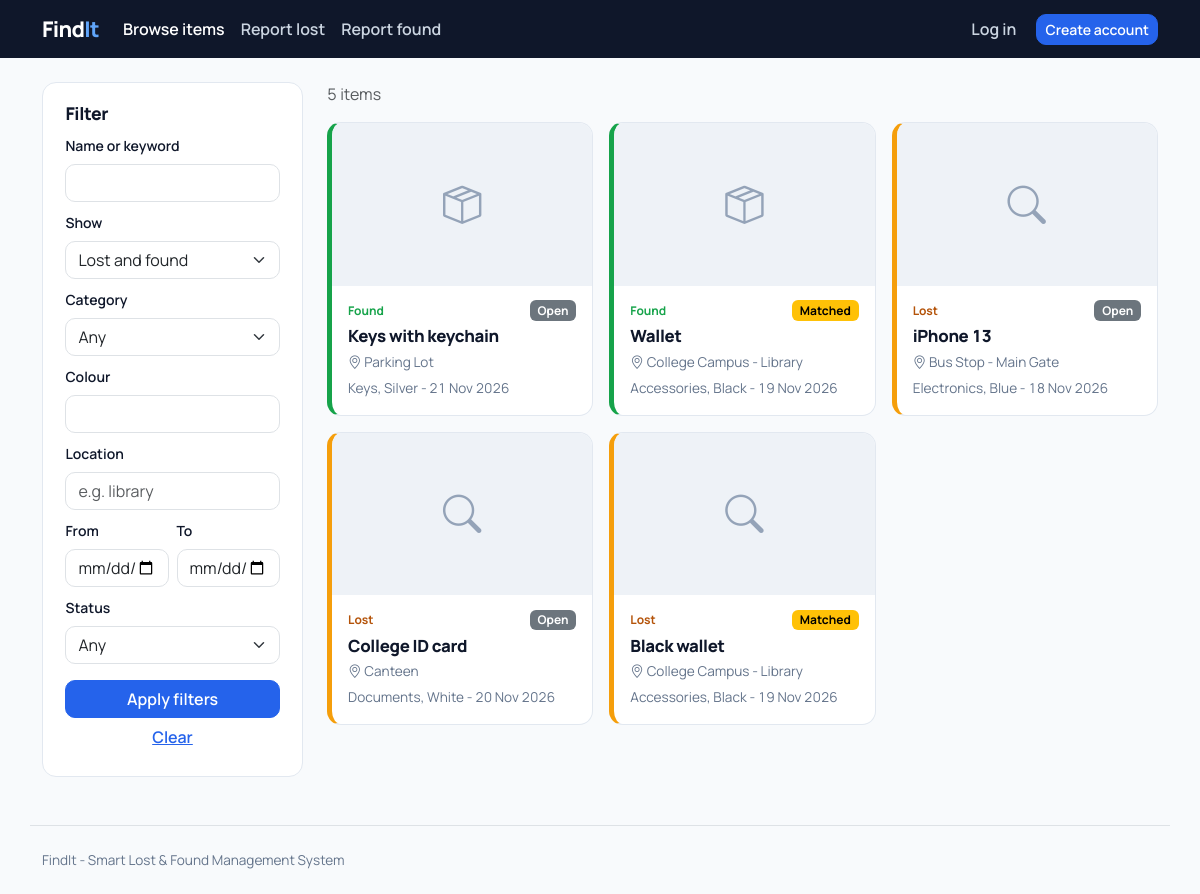
The page /browse/ on the database its author committed.
### portal/models.py (models this page shows, shortened)
class ItemBase(models.Model):
    STATUS_OPEN, STATUS_MATCHED, STATUS_CLAIMED, STATUS_RECOVERED = "open", "matched", "claimed", "recovered"
    STATUS_CHOICES = [
        (STATUS_OPEN, "Open"),
        (STATUS_MATCHED, "Matched"),
        (STATUS_CLAIMED, "Claimed"),
        (STATUS_RECOVERED, "Recovered"),
    ]
    APPROVAL_CHOICES = [("pending", "Pending review"), ("approved", "Approved"), ("rejected", "Rejected")]
    user = models.ForeignKey(settings.AUTH_USER_MODEL, on_delete=models.CASCADE, related_name="%(class)s_set")
    item_name = models.CharField(max_length=120)
    category = models.ForeignKey(Category, on_delete=models.PROTECT)
    description = models.TextField(help_text="Brand, size, marks, anything that identifies the item.")
    colour = models.CharField(max_length=40)
    location = models.CharField(max_length=160)
    date = models.DateField()
    image = models.ImageField(upload_to="items/%Y/%m/", blank=True, null=True)
    status = models.CharField(max_length=10, choices=STATUS_CHOICES, default=STATUS_OPEN)
    approval = models.CharField(max_length=10, choices=APPROVAL_CHOICES, default="approved")
    hide_contact = models.BooleanField(
        "Keep my contact details private", default=False,
        help_text="Others will not see your phone/email. Updates reach you through notifications.",
    )
    created_at = models.DateTimeField(auto_now_add=True)
    class Meta:
        abstract = True
        ordering = ["-created_at"]
    @property
    def status_badge(self):
        return {"open": "secondary", "matched": "warning", "claimed": "info", "recovered": "success"}[self.status]
    def get_absolute_url(self):
        return reverse("item_detail", args=[self.kind, self.pk])

class FoundItem(ItemBase):
    kind = "found"
    verification_question = models.CharField(
        max_length=200, blank=True,
        help_text="A question only the real owner can answer, e.g. 'What is the wallpaper on the phone?'",
    )
    verification_answer = models.CharField(
        max_length=200, blank=True, help_text="The correct answer. Only the admin can see this.",
    )
    class Meta(ItemBase.Meta):
        verbose_name = "found item"

class Category(models.Model):
    name = models.CharField(max_length=60, unique=True)
    class Meta:
        ordering = ["name"]
        verbose_name_plural = "categories"

class LostItem(ItemBase):
    kind = "lost"
    class Meta(ItemBase.Meta):
        verbose_name = "lost item"

### portal/views.py (the view)
# urls.py: path("browse/", views.browse, name="browse"),
def browse(request):
    g = request.GET
    kind = g.get("type", "all")
    q, cat, colour = g.get("q", "").strip(), g.get("category", ""), g.get("colour", "").strip()
    loc, d_from, d_to, status = g.get("location", "").strip(), g.get("from", ""), g.get("to", ""), g.get("status", "")
    def apply(qs):
        qs = qs.filter(approval="approved").select_related("category")
        if q:
            qs = qs.filter(Q(item_name__icontains=q) | Q(description__icontains=q))
        if cat.isdigit():
            qs = qs.filter(category_id=int(cat))
        if colour:
            qs = qs.filter(colour__icontains=colour)
        if loc:
            qs = qs.filter(location__icontains=loc)
        if d_from:
            qs = qs.filter(date__gte=d_from)
        if d_to:
            qs = qs.filter(date__lte=d_to)
        if status:
            qs = qs.filter(status=status)
        return qs
    items = []
    try:
        if kind in ("all", "lost"):
            items += list(apply(LostItem.objects.all()))
        if kind in ("all", "found"):
            items += list(apply(FoundItem.objects.all()))
    except Exception:  # bad date typed in the URL
        items = []
    items.sort(key=lambda i: i.created_at, reverse=True)
    page = Paginator(items, 9).get_page(g.get("page"))
    params = g.copy()
    params.pop("page", None)
    return render(request, "portal/browse.html", {
        "page": page, "categories": Category.objects.all(), "total": len(items),
        "querystring": params.urlencode(), "f": g, "status_choices": LostItem.STATUS_CHOICES,
    })

### portal/context_processors.py (called while the page is built)
def notifications(request):
    if request.user.is_authenticated:
        return {"unread_count": request.user.notifications.filter(is_read=False).count()}
    return {"unread_count": 0}

### portal/templatetags/findit_tags.py (called while the page is built)
@register.simple_tag(takes_context=True)
def active(context, *names):
    match = context["request"].resolver_match
    return "active" if match and match.url_name in names else ""

### templates/portal/browse.html (shortened to what this page needs)
{% extends "base.html" %}
{% block content %}
<div class="row g-4">
  <aside class="col-lg-3">
    <form class="panel" method="get">
      <h2>Filter</h2>
      <div class="mb-2"><label class="form-label small fw-semibold" for="q">Name or keyword</label>
        <input class="form-control" id="q" name="q" value="{{ f.q }}"></div>
      <div class="mb-2"><label class="form-label small fw-semibold" for="type">Show</label>
        <select class="form-select" id="type" name="type">
          <option value="all">Lost and found</option>
        </select></div>
      <div class="mb-2"><label class="form-label small fw-semibold" for="category">Category</label>
        <select class="form-select" id="category" name="category">
          <option value="">Any</option>
        </select></div>
      <div class="mb-2"><label class="form-label small fw-semibold" for="colour">Colour</label>
        <input class="form-control" id="colour" name="colour" value="{{ f.colour }}"></div>
      <div class="mb-2"><label class="form-label small fw-semibold" for="location">Location</label>
        <input class="form-control" id="location" name="location" value="{{ f.location }}" placeholder="e.g. library"></div>
      <div class="row g-2 mb-2">
        <div class="col-6"><label class="form-label small fw-semibold" for="from">From</label><input class="form-control" type="date" id="from" name="from" value="{{ f.from }}"></div>
        <div class="col-6"><label class="form-label small fw-semibold" for="to">To</label><input class="form-control" type="date" id="to" name="to" value="{{ f.to }}"></div>
      </div>
      <div class="mb-3"><label class="form-label small fw-semibold" for="status">Status</label>
        <select class="form-select" id="status" name="status">
          <option value="">Any</option>
        </select></div>
      <button class="btn btn-primary w-100" type="submit">Apply filters</button>
      <a class="btn btn-link w-100" href="{% url 'browse' %}">Clear</a>
    </form>
  </aside>
  <section class="col-lg-9">
    <p class="text-muted">{{ total }} item{{ total|pluralize }}</p>
    <div class="row g-3">
      {% for item in page %}<div class="col-sm-6 col-xl-4">{% include "portal/_item_card.html" %}</div>
      {% empty %}
        <div class="panel text-center py-5"><h2 class="h5">Nothing matches these filters</h2>
          <p class="text-muted">Try a broader keyword or clear the filters, or report it yourself.</p>
          <a class="btn btn-primary" href="{% url 'report_lost' %}">Report a lost item</a></div>
      {% endfor %}
    </div>
  </section>
</div>
{% endblock %}

### templates/portal/_item_card.html
<article class="item-card kind-{{ item.kind }} position-relative">
  <div class="item-thumb">
    {% if item.image %}<img src="{{ item.image.url }}" alt="{{ item.item_name }}" loading="lazy">
    {% else %}<i class="bi {% if item.kind == 'lost' %}bi-search{% else %}bi-box-seam{% endif %}" aria-hidden="true"></i>{% endif %}
  </div>
  <div class="body">
    <div class="d-flex justify-content-between align-items-center">
      <span class="kind-tag {{ item.kind }}">{% if item.kind == 'lost' %}Lost{% else %}Found{% endif %}</span>
      <span class="badge text-bg-{{ item.status_badge }}">{{ item.get_status_display }}</span>
    </div>
    <h3><a class="stretched-link text-decoration-none text-reset" href="{{ item.get_absolute_url }}">{{ item.item_name }}</a></h3>
    <div class="meta"><i class="bi bi-geo-alt"></i> {{ item.location }}</div>
    <div class="meta">{{ item.category.name }}, {{ item.colour }} - {{ item.date|date:"d M Y" }}</div>
  </div>
</article>

### static/css/style.css (style rules this page uses)
:root { --fi-primary: #2563EB; --fi-primary-dark: #1D4ED8; --fi-navy: #0F172A; --fi-bg: #F8FAFC; --fi-success: #16A34A; --fi-warning: #F59E0B; --fi-border: #E2E8F0; --fi-muted: #64748B; --bs-primary: #2563EB; --bs-primary-rgb: 37, 99, 235; --bs-link-color: #2563EB; --bs-link-hover-color: #1D4ED8; --bs-body-font-family: "Manrope", system-ui, -apple-system, "Segoe UI", sans-serif; }
body { background: var(--fi-bg); color: var(--fi-navy); font-feature-settings: "tnum"; }
h1, h2, h3, h4, h5 { font-weight: 800; letter-spacing: -0.02em; }
.btn-primary { --bs-btn-bg: var(--fi-primary); --bs-btn-border-color: var(--fi-primary); --bs-btn-hover-bg: var(--fi-primary-dark); --bs-btn-hover-border-color: var(--fi-primary-dark); --bs-btn-active-bg: var(--fi-primary-dark); --bs-btn-active-border-color: var(--fi-primary-dark); --bs-btn-disabled-bg: var(--fi-primary); --bs-btn-disabled-border-color: var(--fi-primary); }
.btn, .form-control, .form-select { border-radius: 10px; }
.btn { font-weight: 600; }
.item-card { background: #fff; border: 1px solid var(--fi-border); border-radius: 14px; overflow: hidden; height: 100%; display: flex; flex-direction: column; border-left-width: 5px; transition: box-shadow .15s ease; }
.item-card.kind-lost { border-left-color: var(--fi-warning); }
.item-card.kind-found { border-left-color: var(--fi-success); }
.item-thumb { aspect-ratio: 16 / 10; background: #EEF2F7; display: grid; place-items: center; color: #94A3B8; font-size: 2.4rem; overflow: hidden; }
.item-card .body { padding: .9rem 1rem 1rem; display: flex; flex-direction: column; gap: .35rem; flex: 1; }
.item-card h3 { font-size: 1.05rem; margin: 0; }
.item-card .meta { color: var(--fi-muted); font-size: .85rem; }
.kind-tag { font-size: .75rem; font-weight: 700; }
.kind-tag.lost { color: #B45309; }
.kind-tag.found { color: var(--fi-success); }
.stretched-link::after { border-radius: 14px; }
.panel { background: #fff; border: 1px solid var(--fi-border); border-radius: 14px; padding: 1.25rem 1.4rem; }
.panel h2 { font-size: 1.1rem; }

### rows shown on the page
FoundItem: shows "Found", status "Open", item_name "Keys with keychain", location "Parking Lot", category.name "Keys", colour "Silver", date "21 Nov 2026"
FoundItem: shows "Found", status "Matched", item_name "Wallet", location "College Campus - Library", category.name "Accessories", colour "Black", date "19 Nov 2026"
LostItem: shows "Lost", status "Open", item_name "iPhone 13", location "Bus Stop - Main Gate", category.name "Electronics", colour "Blue", date "18 Nov 2026"
LostItem: shows "Lost", status "Open", item_name "College ID card", location "Canteen", category.name "Documents", colour "White", date "20 Nov 2026"
LostItem: shows "Lost", status "Matched", item_name "Black wallet", location "College Campus - Library", category.name "Accessories", colour "Black", date "19 Nov 2026"

### other values the page prints
{{ total }} "5"
